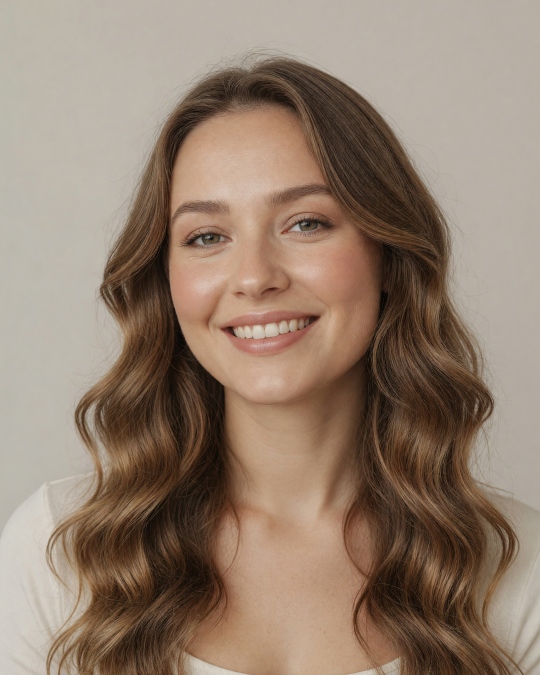
#> input picture assets/brand/ai_model.png, 1080 x 1350 px, given in place of covA.png, which was not available (shown at 1/2 size)
$ python build_post14_sugar.py
#> lines starting #> are read from the running program, lines starting #| are printed output that depends on the picture; pictures that were not available may be replaced by others from this repository, and a replacement may not be noted
### ig_automation/brand_overlay.py
"""POWERELIX-овые брендовые надписи поверх банки (Pillow) — три стиля на пробу.

Не копия PWR: используем СВОЮ бренд-ДНК — вордмарк POWERELIX, фирменную «X»
в градиенте lime→бирюза, фигурные скобки `{ }`, слоган-стрип, Montserrat Black/Inter.

Стили (параметр style):
  • "stamp"  — вордмарк+X в углу, крупный заголовок, акцент-скобка, слоган-стрип снизу
  • "chips"  — фирменные скобки как плавающие инфо-чипы вокруг банки
  • "xmark"  — гигантская полупрозрачная «X» как водяной знак за банкой

Банка вырезается с белого фона (этикетка остаётся чёткой) и ставится на кремовый холст.
"""
from __future__ import annotations

from pathlib import Path

import numpy as np
from PIL import Image, ImageDraw, ImageFilter, ImageFont

from .config import ROOT
from .post_template import _cutout, _hex

_BUNDLED = ROOT / "assets" / "fonts"
FONTS = _BUNDLED if (_BUNDLED / "montserrat-black.ttf").exists() else Path.home() / "Library" / "Fonts"
MONT_BLACK = str(FONTS / "montserrat-black.ttf")
INTER_XB = str(FONTS / "Inter-ExtraBold.otf")
INTER_SB = str(FONTS / "Inter-SemiBold.otf")
INTER_MED = str(FONTS / "Inter-Medium.otf")

# Бренд-ДНК POWERELIX
CREAM = (244, 241, 234)
INK = (10, 10, 10)
GREY = (130, 126, 118)
LIME = (182, 240, 0)   # #B6F000  — старт фирменного градиента X
TEAL = (22, 224, 166)  # #16E0A6  — финиш
SLOGAN = "ЗДОРОВЬЕ · ЭНЕРГИЯ · КАЖДЫЙ ДЕНЬ"
TAGLINE = "healthy nutrition"

W, H = 1080, 1350
M = 80


def _font(path: str, size: int) -> ImageFont.FreeTypeFont:
    return ImageFont.truetype(path, size)


def _gradient(size: tuple[int, int], c1, c2, vertical: bool = True) -> Image.Image:
    """Линейный градиент c1→c2 (по вертикали или горизонтали)."""
    w, h = size
    n = h if vertical else w
    t = np.linspace(0, 1, max(n, 1))[:, None]
    row = (np.array(c1)[None, :] * (1 - t) + np.array(c2)[None, :] * t).astype("uint8")
    arr = np.repeat(row[:, None, :], w, axis=1) if vertical else np.repeat(
        row[None, :, :], h, axis=0
    )
    return Image.fromarray(arr, "RGB")


MARK_PNG = ROOT / "assets" / "brand" / "mark.png"


# [60 lines left out: functions _mark_asset, _mark_drawn, brand_mark, _grad_text, not called in this run]


def _spaced(draw, pos, text, font, fill, tracking: int):
    """Текст с межбуквенным интервалом (у Pillow нет letter-spacing)."""
    x, y = pos
    for ch in text:
        draw.text((x, y), ch, font=font, fill=fill)
        x += draw.textlength(ch, font=font) + tracking
    return x


def _spaced_width(draw, text, font, tracking: int) -> float:
    return sum(draw.textlength(ch, font=font) + tracking for ch in text) - tracking


# [12 lines left out: function _wrap_upper, not called in this run]


def _canvas() -> Image.Image:
    """Кремовый холст с лёгким световым центром (премиум-студия)."""
    base = Image.new("RGB", (W, H), CREAM)
    glow = _gradient((W, H), (250, 248, 243), (236, 230, 220))
    return Image.blend(base, glow, 0.6)


# [138 lines left out: functions _place_bottle, _header, _slogan_strip, _brace, _chip, render, not called in this run]


WHITE = (255, 255, 255)


def _cover(bg: Image.Image) -> Image.Image:
    """Фото под холст 1080×1350 (cover-fit)."""
    bg = bg.convert("RGB")
#> bg is the input picture: PIL image 1080x1350 RGB; mean R, G, B 146.8, 126.7, 110.3
    s = max(W / bg.width, H / bg.height)
    bg = bg.resize((int(bg.width * s), int(bg.height * s)), Image.LANCZOS)
    x = (bg.width - W) // 2
    y = (bg.height - H) // 2
    return bg.crop((x, y, x + W, y + H))


# [109 lines left out: functions _dark_scene, _scrim, _corner_mark, render_hero, not called in this run]


ARCHIVE = Path.home() / "Downloads" / "Архив"
_ASSETS_FILE = ROOT / "data" / "product_assets.json"
_CATALOG_FILE = ROOT / "data" / "brand_powerelix.json"


# [29 lines left out: functions _load_assets, _catalog_days, render_product, not called in this run]

### ig_automation/post_template.py
"""Генератор шаблона поста POWERELIX (Pillow) — светлый стиль, Inter, фирстиль.

Вырезает реальную банку (белый фон → прозрачность) и ставит на кремовый холст,
поэтому этикетка остаётся чёткой. Заголовок — Inter ExtraBold, акцент = цвет продукта,
фирменные фигурные скобки { } для плашки.
"""
from __future__ import annotations

from pathlib import Path

import numpy as np
from PIL import Image, ImageDraw, ImageFilter, ImageFont

from .config import ROOT

FONTS = Path.home() / "Library" / "Fonts"
INTER_XB = str(FONTS / "Inter-ExtraBold.otf")
INTER_R = str(FONTS / "Inter-Regular.otf")
LOGO = ROOT / "assets" / "brand" / "logo_full.png"

CREAM = (244, 241, 234)
INK = (20, 20, 20)
GREY = (120, 120, 120)


def _hex(h: str) -> tuple[int, int, int]:
    h = h.lstrip("#")
    return tuple(int(h[i : i + 2], 16) for i in (0, 2, 4))  # type: ignore


# [88 lines left out: functions _whiten_to, _cutout, _wrap, render_post, not called in this run]

### build_post14_sugar.py
"""Карусель №14 «Тянет на сладкое после 18:00?» (8 слайдов, 1080×1350).

Фирменный стиль POWERELIX через brand_overlay. Акцент — приглушённый синий #2C5F9E
(#4983CD с этикетки хрома на бежевом холсте слишком светлый).
Заход: симптом + снятие вины. Разбор сахарных качелей, мостик на пиколинат хрома.
⚠️ Никаких обещаний похудения — только «хром участвует в углеводном обмене».
Hero-кадр: обложка — Seedream 5 Pro edit; финал — банка на холсте (_paste_bottle).
"""
import os

from PIL import Image, ImageDraw, ImageFilter
import numpy as np

from ig_automation.brand_overlay import (
    W, H, M, _font, _canvas, _cover, _spaced, _hex,
    MONT_BLACK, INTER_SB, INTER_MED, WHITE, INK, GREY,
)

ACCENT = _hex("#2C5F9E")      # приглушённый синий — хром
LIGHT = _hex("#7FA9E0")       # светлее — для акцентов поверх фото
DDARK = (12, 16, 24)
SRC = "/private/tmp/claude-501/-Users-maksimrogoznikov-projects/f76aea07-d110-4ec0-ae31-6649558b262e/scratchpad/p14"
OUT = "output/Карусели/post14_сладкое"
BOTTLE_PNG = ("/Users/maksimrogoznikov/Library/CloudStorage/GoogleDrive-powerelix.work@gmail.com/"
              "Мой диск/POWERELIX_материалы_для_магазина/Фото товаров (без фона)/06_Пиколинат хрома.png")
os.makedirs(OUT, exist_ok=True)


def _mark(d, light=False):
    _spaced(d, (M, 60), "POWERELIX", _font(MONT_BLACK, 52), WHITE if light else INK, 3)


def _wrap(d, text, font, maxw):
    lines, cur = [], ""
    for w in text.split():
        t = (cur + " " + w).strip()
        if d.textlength(t, font=font) <= maxw:
            cur = t
        else:
            lines.append(cur); cur = w
    if cur:
        lines.append(cur)
    return lines


def _darken(img, base=46, top=440, bottom=120):
#> called with base = 54, top = 120, bottom = 720
    ys = np.arange(H)[:, None].astype(float)
#> ys = 1350 values from 0 to 1349
    da = (base
          + np.where(ys < top, (top - ys) / top * 90, 0)
          + np.where(ys > H - bottom, (ys - (H - bottom)) / bottom * 150, 0))
#> da = 1350 values, max 203.8 at index 1349, min 54 at index 120, mean 97.98
    da = np.clip(da, 0, 236).astype("uint8")
#> da = 1350 values, max 203 at index 1346, min 54 at index 119, mean 97.69
    ovL = Image.fromarray(np.repeat(da, W, axis=1).reshape(H, W))
    return Image.composite(Image.new("RGB", (W, H), DDARK), img.convert("RGB"), ovL)
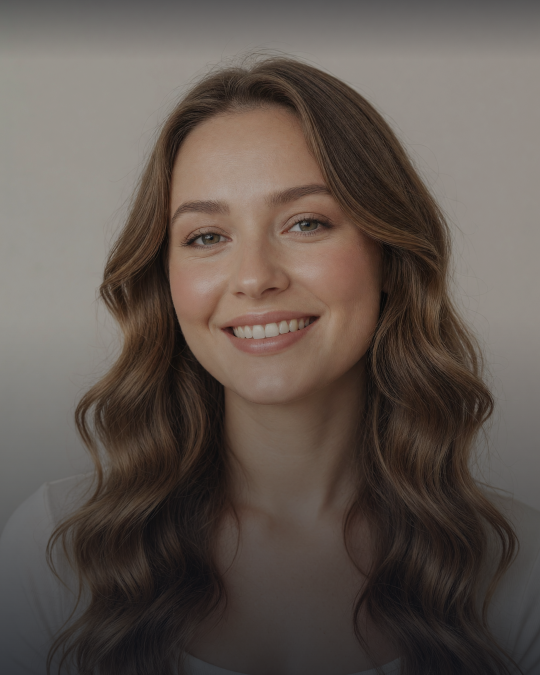
#> returned value: PIL image 1080x1350 RGB (shown at 1/2 size); mean R, G, B 96.5, 86.1, 79.4


def _paste_bottle(img, png_path, scale=0.60, cx=0.78, bottom=90):
    """Банка из PNG с родной альфой. _place_bottle тут не годится: он режет по
    белому и на ассетах «без фона» даёт чёрный прямоугольник."""
    prod = Image.open(png_path).convert("RGBA")
    ph = int(H * scale)
    pw = int(prod.width * ph / prod.height)
    prod = prod.resize((pw, ph), Image.LANCZOS)
    x, y = int(W * cx - pw / 2), H - ph - bottom
    sh = Image.new("RGBA", (W, H), (0, 0, 0, 0))
    ImageDraw.Draw(sh).ellipse(
        [x + pw * 0.14, y + ph - 34, x + pw * 0.86, y + ph + 48], fill=(0, 0, 0, 70))
    sh = sh.filter(ImageFilter.GaussianBlur(24))
    img.paste(sh, (0, 0), sh)
    img.paste(prod, (x, y), prod)


def cover(path, scene, hook, sub, tag="СОХРАНИ  →"):
    img = _darken(_cover(Image.open(scene)), base=54, top=120, bottom=720)
    d = ImageDraw.Draw(img)
    _mark(d, light=True)
    fh = _font(MONT_BLACK, 96)
    lines = _wrap(d, hook.upper(), fh, W - 2 * M)
#> lines = ['ТЯНЕТ НА', 'СЛАДКОЕ ПОСЛЕ', '18:00?']
    fs = _font(INTER_SB, 38)
    sub_lines = _wrap(d, sub, fs, W - 2 * M)
#> sub_lines = ['Дело не в силе воли — разбираем, что', 'происходит в крови']
    y = H - 150 - len(lines) * 102 - 30 - len(sub_lines) * 46
#> y = 772
    for ln in lines:
        d.text((M, y), ln, font=fh, fill=WHITE); y += 102
#> this loop made 3 passes
#> (ln, y) on passes 1 to 3: ('ТЯНЕТ НА', 874), ('СЛАДКОЕ ПОСЛЕ', 976), ('18:00?', 1078)
#> after the loop, y = 1078
    d.rectangle([M, y + 6, M + 120, y + 16], fill=LIGHT)
    y += 32
#> y = 1110
    for sl in sub_lines:
        d.text((M, y), sl, font=fs, fill=WHITE); y += 46
#> this loop made 2 passes
#> (sl, y) on passes 1 to 2: ('Дело не в силе воли — разбираем, что', 1156), ('происходит в крови', 1202)
#> after the loop, y = 1202
    _spaced(d, (M, H - 96), tag, _font(INTER_MED, 28), LIGHT, 4)
    img.save(path); return path


def rule_slide(path, num, title, main, why, why_label="ПОЧЕМУ ТАК"):
    img = _canvas()
    d = ImageDraw.Draw(img)
    _mark(d)
    y = 235
    _spaced(d, (M, y), num, _font(MONT_BLACK, 34), ACCENT, 4)
    y += 58
    fh = _font(MONT_BLACK, 70)
    for ln in _wrap(d, title, fh, W - 2 * M):
        d.text((M, y), ln, font=fh, fill=INK); y += 80
    d.rectangle([M, y + 8, M + 130, y + 18], fill=ACCENT)
    y += 62
    fm = _font(INTER_SB, 42)
    for ln in _wrap(d, main, fm, W - 2 * M):
        d.text((M, y), ln, font=fm, fill=INK); y += 54
    y += 32
    _spaced(d, (M, y), why_label, _font(MONT_BLACK, 26), ACCENT, 3)
    y += 46
    for ln in _wrap(d, why, _font(INTER_MED, 35), W - 2 * M):
        d.text((M, y), ln, font=_font(INTER_MED, 35), fill=GREY); y += 46
    img.save(path); return path


def list_slide(path, heading, bullets, note=None, numbered=False):
    img = _canvas()
    d = ImageDraw.Draw(img)
    _mark(d)
    y = 255
    fh = _font(MONT_BLACK, 70)
    for ln in _wrap(d, heading, fh, W - 2 * M):
        d.text((M, y), ln, font=fh, fill=INK); y += 80
#> this loop made 2 passes
#> (ln, y) on passes 1 to 2: ('Что происходит на', 335), ('самом деле', 415)
#> after the loop, y = 415
    d.rectangle([M, y + 10, M + 130, y + 20], fill=ACCENT)
    y += 66
#> y = 481
    fb = _font(INTER_SB, 40)
    for i, b in enumerate(bullets, 1):
        if numbered:
            d.text((M, y - 4), str(i), font=_font(MONT_BLACK, 44), fill=ACCENT)
        else:
            d.ellipse([M, y + 14, M + 20, y + 34], fill=ACCENT)
        for ln in _wrap(d, b, fb, W - 2 * M - 56):
            d.text((M + 48, y), ln, font=fb, fill=INK); y += 52
        y += 26
#> this loop made 3 passes
#> y on passes 1 to 3: 663, 845, 1027
#> after the loop, y = 1027
    if note:
        y += 14
#> y = 1041
        for ln in _wrap(d, note, _font(INTER_MED, 32), W - 2 * M):
            d.text((M, y), ln, font=_font(INTER_MED, 32), fill=GREY); y += 42
#> this loop made 2 passes
#> y on pass 1: 1083
#> after the loop, y = 1125
    img.save(path); return path
#> after `img.save(path)`:
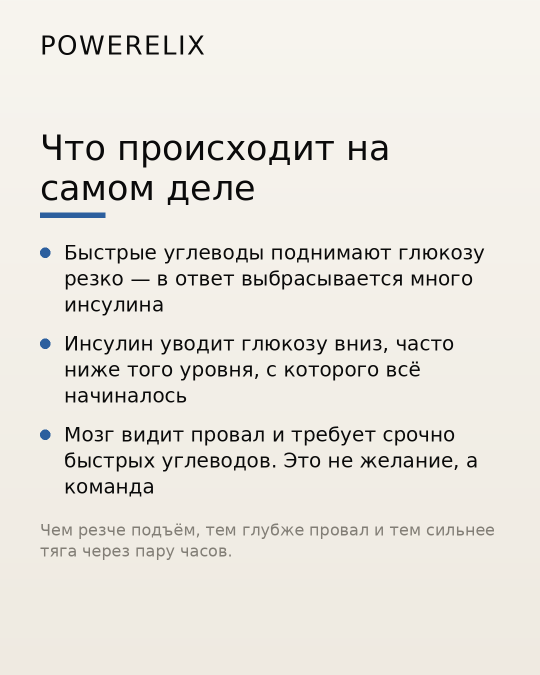
#> saved as 02.png: PIL image 1080x1350 RGB (shown at 1/2 size); mean R, G, B 232.3, 228.9, 222
#> call 2 of list_slide, with path = 'output/Карусели/post14_сладкое/03.png', heading = 'Признаки, что тебя качает:', numbered = True
#> the loop in list_slide (call 2), `for ln in _wrap(d, heading, fh, W - 2 * M):` made 2 passes
#> after the loop in list_slide (call 2), `for ln in _wrap(d, heading, fh, W - 2 * M):`: y = 415
#> in list_slide (call 2), `y += 66`: y = 481
#> the loop in list_slide (call 2), `for i, b in enumerate(bullets, 1):` made 5 passes
#> y on passes 1 to 5: 611, 689, 819, 949, 1079
#> after the loop in list_slide (call 2), `for i, b in enumerate(bullets, 1):`: y = 1079
#> in list_slide (call 2), `y += 14`: y = 1093
#> the loop in list_slide (call 2), `for ln in _wrap(d, note, _font(INTER_MED, 32), W - 2 * M):` made 2 passes
#> y on pass 1: 1135
#> after the loop in list_slide (call 2), `for ln in _wrap(d, note, _font(INTER_MED, 32), W - 2 * M):`: y = 1177
#> in list_slide (call 2), `img.save(path)`:
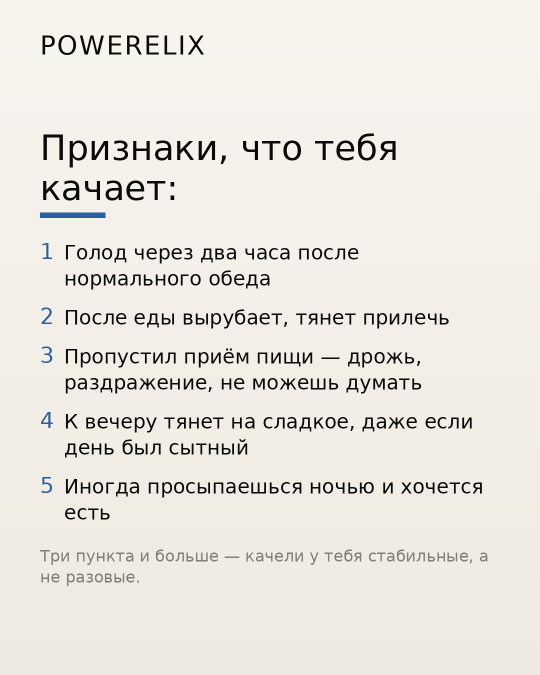
#> saved as 03.png: PIL image 1080x1350 RGB (shown at 1/2 size); mean R, G, B 232.7, 229.4, 222.5
#> the loop in rule_slide, `for ln in _wrap(d, title, fh, W - 2 * M):` made 1 pass
#> (ln, y) on pass 1: ('Завтрак без белка', 373)
#> after the loop in rule_slide, `for ln in _wrap(d, title, fh, W - 2 * M):`: y = 373
#> in rule_slide, `y += 62`: y = 435
#> the loop in rule_slide, `for ln in _wrap(d, main, fm, W - 2 * M):` made 2 passes
#> (ln, y) on passes 1 to 2: ('Каша на воде с бананом, тост с джемом,', 489), ('кофе с молоком — и всё.', 543)
#> after the loop in rule_slide, `for ln in _wrap(d, main, fm, W - 2 * M):`: y = 543
#> in rule_slide, `y += 32`: y = 575
#> in rule_slide, `y += 46`: y = 621
#> the loop in rule_slide, `for ln in _wrap(d, why, _font(INTER_MED, 35), W - 2 * M):` made 4 passes
#> (ln, y) on passes 2 to 4: ('остальным. К обеду ты уже догоняешь, а к', 713), ('вечеру догоняешь сильнее. Вечерний срыв', 759), ('готовится утром.', 805)
#> after the loop in rule_slide, `for ln in _wrap(d, why, _font(INTER_MED, 35), W - 2 * M):`: y = 805
#> the loop in rule_slide (call 2), `for ln in _wrap(d, title, fh, W - 2 * M):` made 1 pass
#> the loop in rule_slide (call 2), `for ln in _wrap(d, main, fm, W - 2 * M):` made 2 passes
#> the loop in rule_slide (call 2), `for ln in _wrap(d, why, _font(INTER_MED, 35), W - 2 * M):` made 3 passes
#> y on passes 1 to 2: 667, 713
#> call 3 of rule_slide, with path = 'output/Карусели/post14_сладкое/06.png', num = 'ПРИЁМ', title = 'Порядок еды решает', why_label = 'ПОЧЕМУ ЭТО РАБОТАЕТ'
#> the loop in rule_slide (call 3), `for ln in _wrap(d, title, fh, W - 2 * M):` made 1 pass
#> after the loop in rule_slide (call 3), `for ln in _wrap(d, title, fh, W - 2 * M):`: y = 373
#> in rule_slide (call 3), `y += 62`: y = 435
#> the loop in rule_slide (call 3), `for ln in _wrap(d, main, fm, W - 2 * M):` made 2 passes
#> after the loop in rule_slide (call 3), `for ln in _wrap(d, main, fm, W - 2 * M):`: y = 543
#> in rule_slide (call 3), `y += 32`: y = 575
#> in rule_slide (call 3), `y += 46`: y = 621
#> the loop in rule_slide (call 3), `for ln in _wrap(d, why, _font(INTER_MED, 35), W - 2 * M):` made 3 passes
#> after the loop in rule_slide (call 3), `for ln in _wrap(d, why, _font(INTER_MED, 35), W - 2 * M):`: y = 759
#> in rule_slide (call 3), `img.save(path)`:
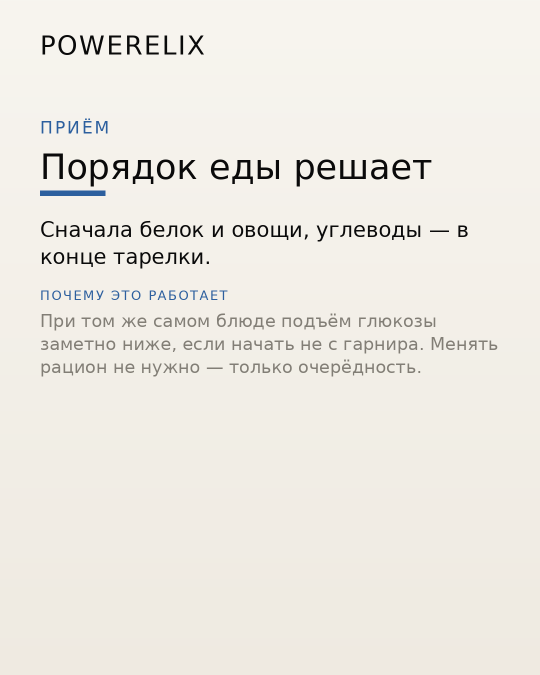
#> saved as 06.png: PIL image 1080x1350 RGB (shown at 1/2 size); mean R, G, B 237, 233.6, 226.6


def final_slide(path, bottle_png, heading, lines_txt):
    img = _canvas()
    _paste_bottle(img, bottle_png, scale=0.62, cx=0.78, bottom=90)
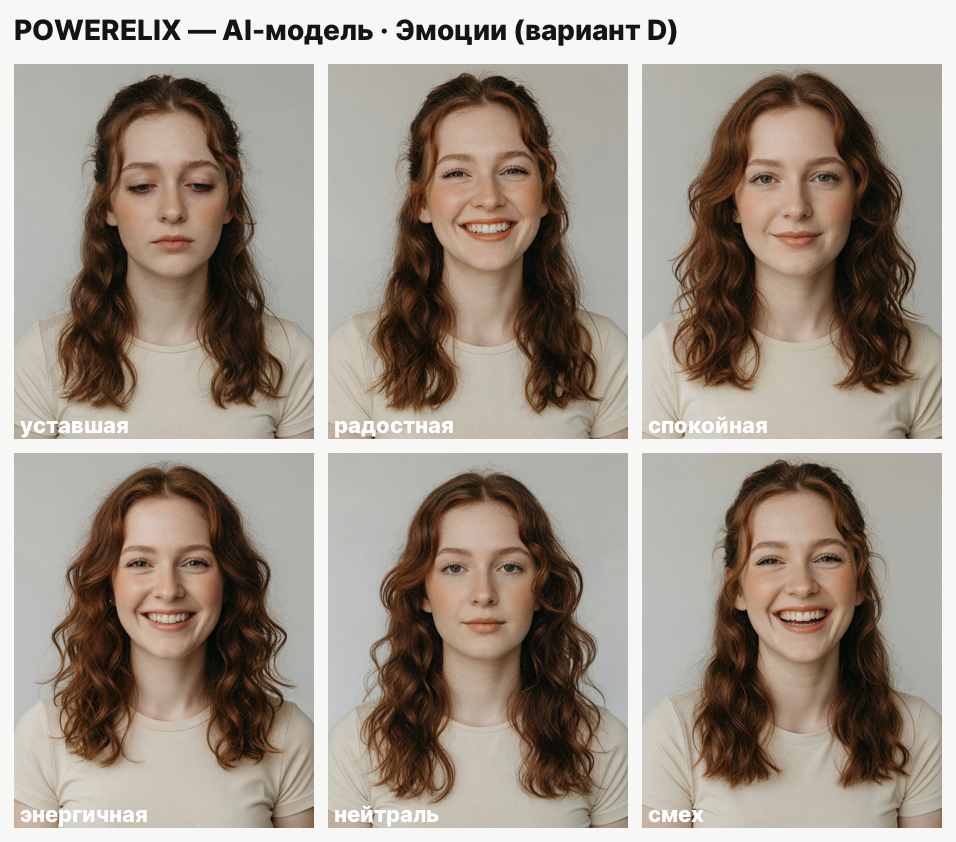
#> input picture assets/brand/expression_sheet.png, 956 x 842 px, given in place of 06_Пиколинат хрома.png, which was not available
#> in _paste_bottle, `ImageDraw.Draw(sh).ellipse( [x + pw * 0.14, y + ph - 34, x + pw * 0.86..`:
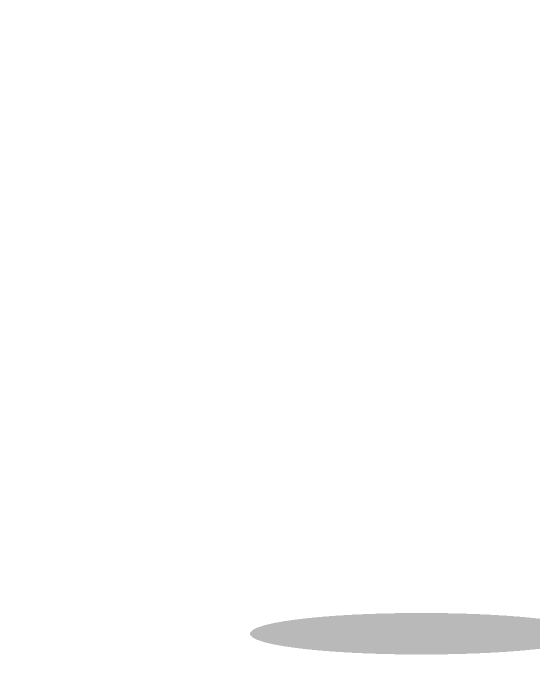
#> sh: PIL image 1080x1350 RGBA (shown at 1/2 size); mean R, G, B, A 0, 0, 0, 1.9; transparent parts drawn white
    d = ImageDraw.Draw(img)
    _mark(d)
    y = 250
    fh = _font(MONT_BLACK, 62)
    for ln in _wrap(d, heading, fh, int(W * 0.56)):
        d.text((M, y), ln, font=fh, fill=INK); y += 72
#> this loop made 1 pass
#> (ln, y) on pass 1: ('И один помощник', 322)
#> after the loop, y = 322
    d.rectangle([M, y + 10, M + 120, y + 20], fill=ACCENT)
    y += 52
#> y = 374
    fb = _font(INTER_MED, 34)
    for t in lines_txt:
        for ln in _wrap(d, t, fb, int(W * 0.50)):
            d.text((M, y), ln, font=fb, fill=INK); y += 46
        y += 16
#> this loop made 4 passes
#> y on passes 1 to 4: 482, 590, 652, 806
#> after the loop, y = 806
    img.save(path); return path
#> after `img.save(path)`:
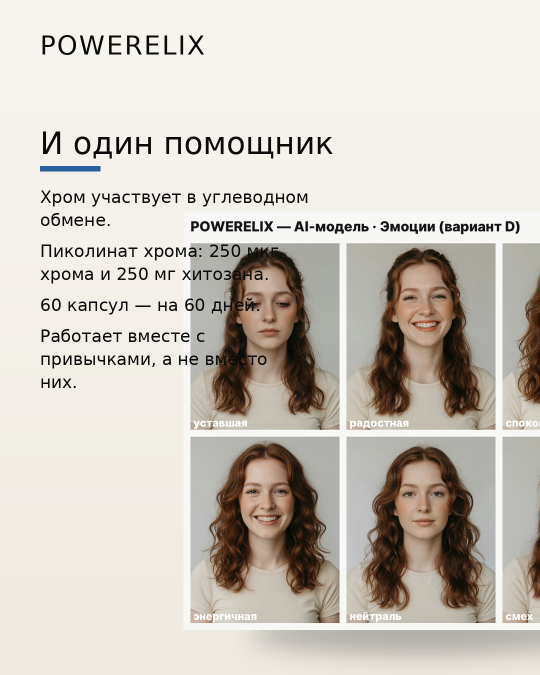
#> saved as 08.png: PIL image 1080x1350 RGB (shown at 1/2 size); mean R, G, B 204.2, 198, 189.6


# ── слайды ──
cover(f"{OUT}/01.png", f"{SRC}/covA.png",
      "Тянет на сладкое после 18:00?",
      "Дело не в силе воли — разбираем, что происходит в крови")

list_slide(f"{OUT}/02.png", "Что происходит на самом деле",
           ["Быстрые углеводы поднимают глюкозу резко — в ответ выбрасывается "
            "много инсулина",
            "Инсулин уводит глюкозу вниз, часто ниже того уровня, с которого "
            "всё начиналось",
            "Мозг видит провал и требует срочно быстрых углеводов. Это не "
            "желание, а команда"],
           note="Чем резче подъём, тем глубже провал и тем сильнее тяга через пару часов.")

list_slide(f"{OUT}/03.png", "Признаки, что тебя качает:",
           ["Голод через два часа после нормального обеда",
            "После еды вырубает, тянет прилечь",
            "Пропустил приём пищи — дрожь, раздражение, не можешь думать",
            "К вечеру тянет на сладкое, даже если день был сытный",
            "Иногда просыпаешься ночью и хочется есть"],
           note="Три пункта и больше — качели у тебя стабильные, а не разовые.",
           numbered=True)

rule_slide(f"{OUT}/04.png", "ОШИБКА 1", "Завтрак без белка",
           "Каша на воде с бананом, тост с джемом, кофе с молоком — и всё.",
           "Первый скачок за день задаёт амплитуду всем остальным. К обеду ты уже "
           "догоняешь, а к вечеру догоняешь сильнее. Вечерний срыв готовится утром.")

rule_slide(f"{OUT}/05.png", "ОШИБКА 2", "Перекус в одиночку",
           "Фрукт, батончик или горсть сухофруктов сами по себе.",
           "Углевод без белка и жира усваивается быстро и даёт тот же скачок. "
           "Добавь орехи, йогурт или кусочек сыра — и кривая станет пологой.")

rule_slide(f"{OUT}/06.png", "ПРИЁМ", "Порядок еды решает",
           "Сначала белок и овощи, углеводы — в конце тарелки.",
           "При том же самом блюде подъём глюкозы заметно ниже, если начать не с "
           "гарнира. Менять рацион не нужно — только очерёдность.",
           why_label="ПОЧЕМУ ЭТО РАБОТАЕТ")

list_slide(f"{OUT}/07.png", "Что делать вечером:",
           ["Белок на ужин — тогда к девяти не потянет",
            "10 минут спокойной ходьбы после еды вместо дивана",
            "Не пропускай обед: вечерний срыв готовится днём",
            "Хочешь сладкого — съешь после еды, а не вместо неё"],
           note="Не запрещай себе. Запрет усиливает тягу, а пологая кривая её снимает.")

final_slide(f"{OUT}/08.png", BOTTLE_PNG,
            "И один помощник",
            ["Хром участвует в углеводном обмене.",
             "Пиколинат хрома: 250 мкг хрома и 250 мг хитозана.",
             "60 капсул — на 60 дней.",
             "Работает вместе с привычками, а не вместо них."])

print("готово →", OUT)
